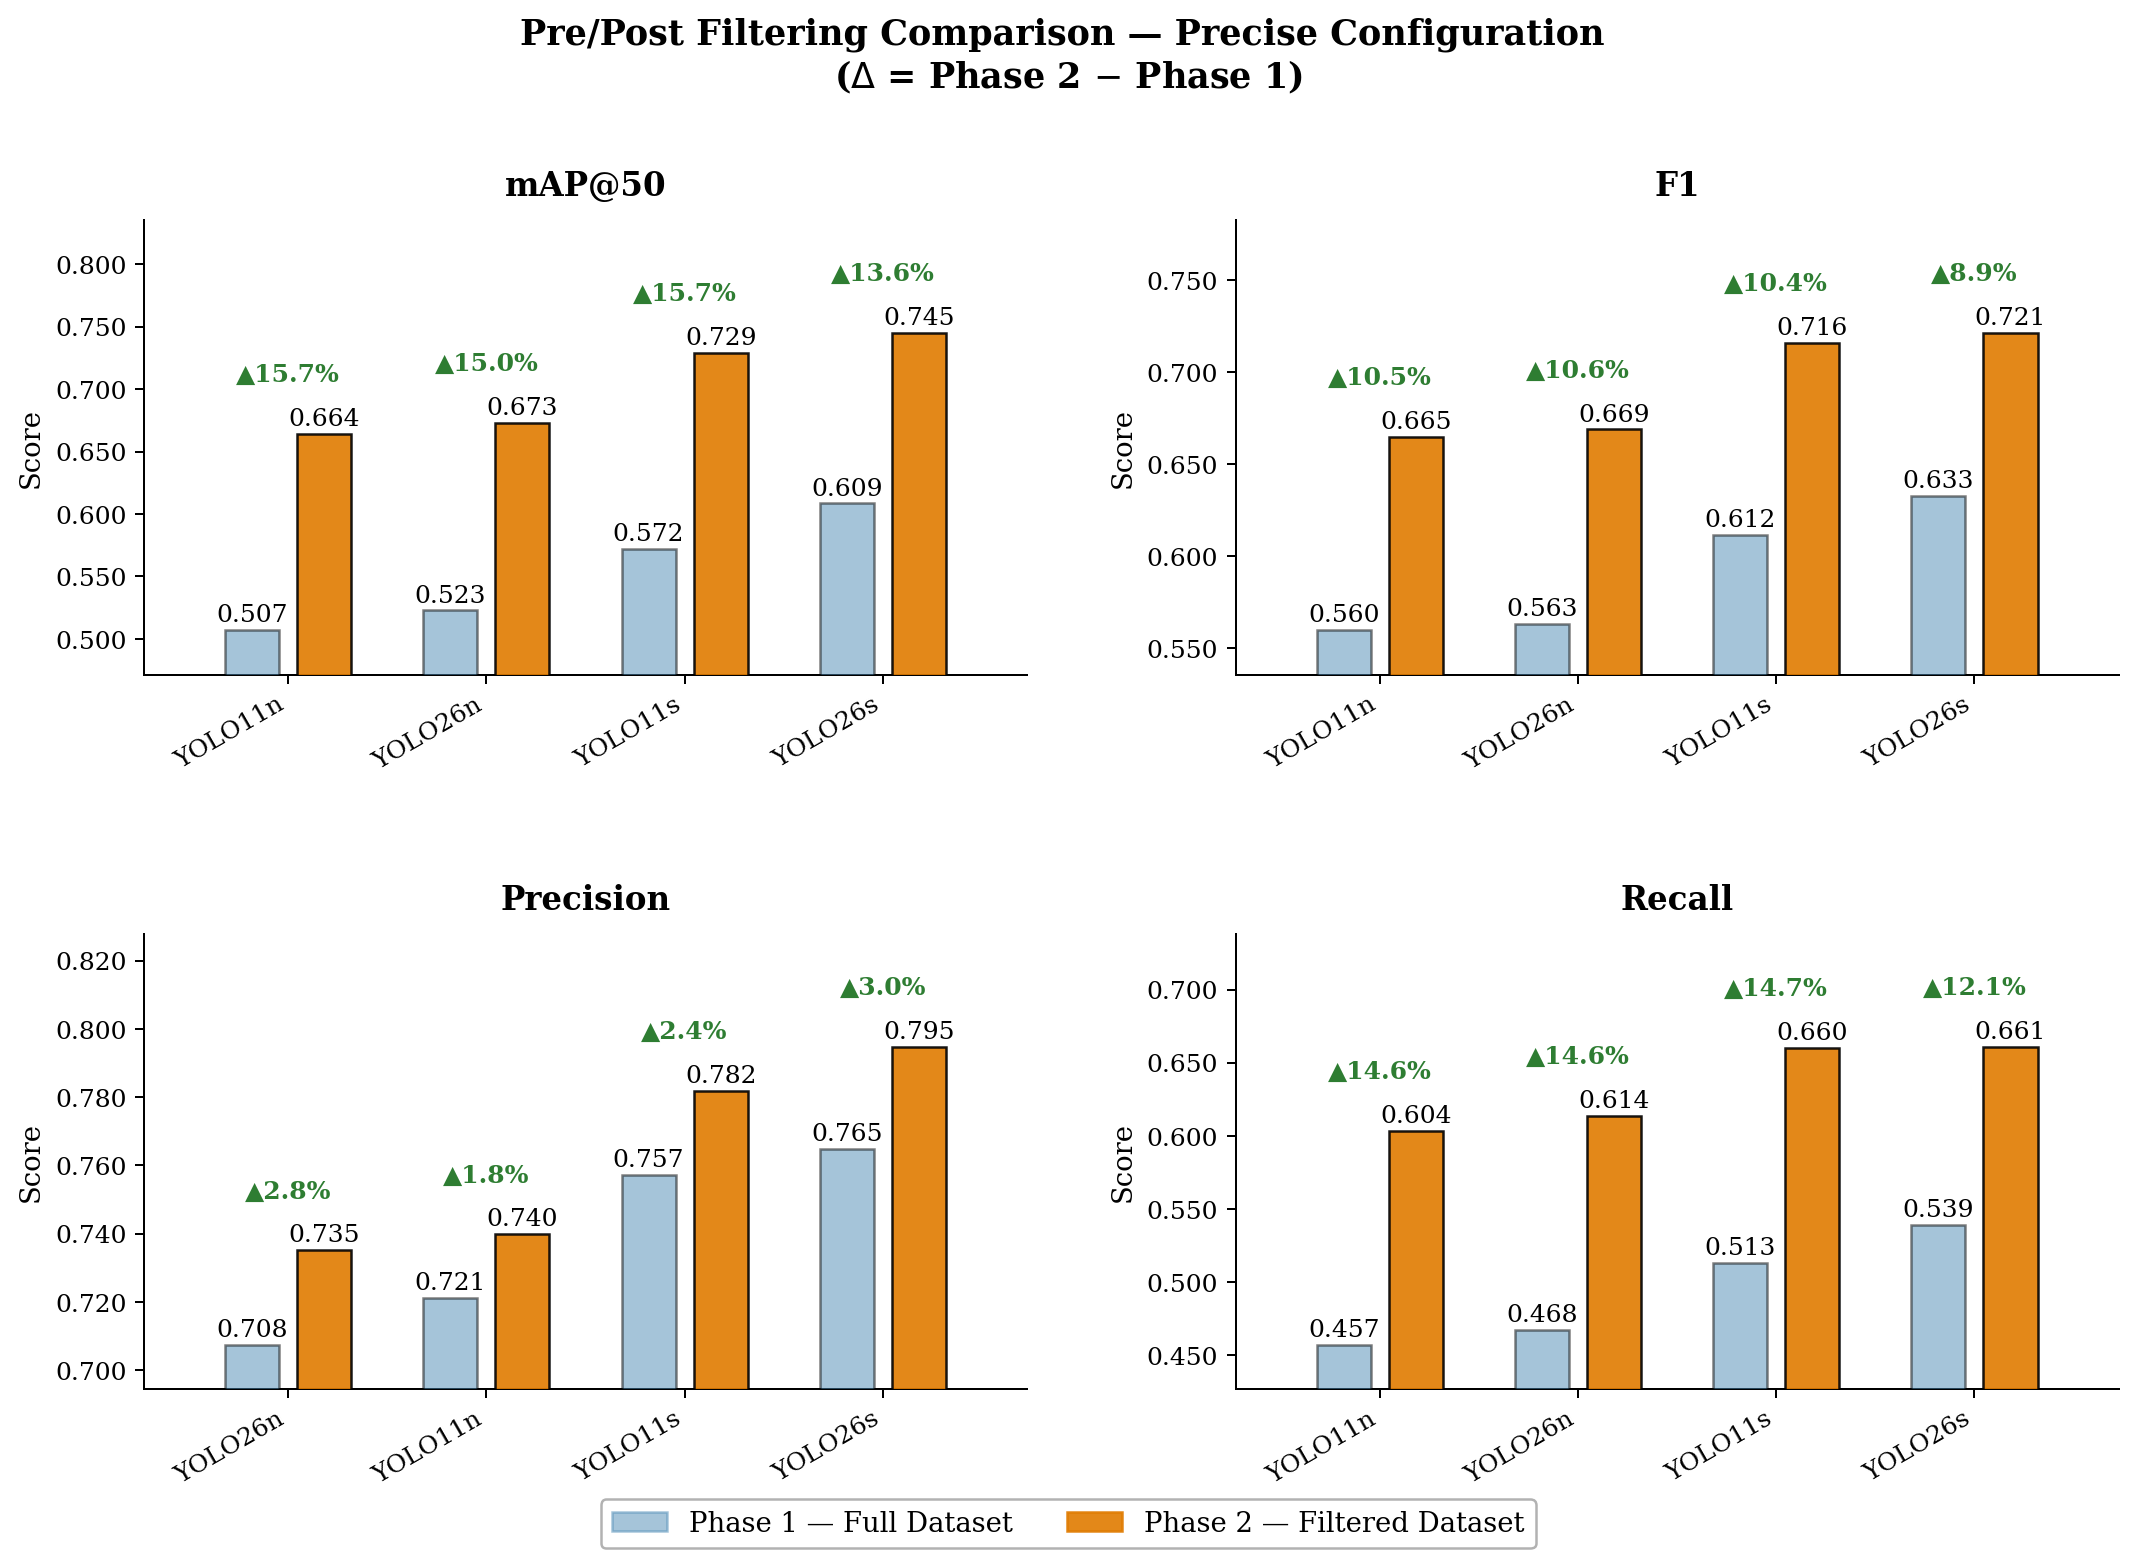

Reproduce this figure in Python.
import matplotlib
matplotlib.use('Agg')
import matplotlib.pyplot as plt
import matplotlib.patches as mpatches
import numpy as np
import warnings
warnings.filterwarnings('ignore')

plt.rcParams.update({
    'font.family': 'serif',
    'font.size': 11,
    'axes.titlesize': 13,
    'axes.labelsize': 11,
    'xtick.labelsize': 10,
    'ytick.labelsize': 10,
    'legend.fontsize': 10,
    'figure.dpi': 180,
    'axes.spines.top': False,
    'axes.spines.right': False,
    'axes.grid': True,
    'grid.alpha': 0.3,
    'grid.linestyle': '--',
})

models  = ['YOLO11n', 'YOLO11s', 'YOLO26n', 'YOLO26s']
metrics = ['mAP@50', 'F1', 'Precision', 'Recall']
fase1 = {
    'mAP@50':    [0.5068, 0.5721, 0.5228, 0.6085],
    'F1':        [0.5597, 0.6116, 0.5630, 0.6326],
    'Precision': [0.7213, 0.7573, 0.7075, 0.7647],
    'Recall':    [0.4572, 0.5129, 0.4675, 0.5391],
}
fase2 = {
    'mAP@50':    [0.6641, 0.7293, 0.6730, 0.7450],
    'F1':        [0.6648, 0.7161, 0.6690, 0.7214],
    'Precision': [0.7398, 0.7817, 0.7351, 0.7946],
    'Recall':    [0.6036, 0.6602, 0.6136, 0.6606],
}

color_f1  = '#4C8BB5'   # blue   (Phase 1)
color_f2  = '#E07B00'   # orange (Phase 2)
delta_pos = '#2E7D32'   # dark green
delta_neg = '#B71C1C'   # dark red

bar_w = 0.30
gap   = 0.10

fig, axes = plt.subplots(2, 2, figsize=(12, 8.25), )
fig.patch.set_facecolor('white')
axes = axes.flatten()

for ax, metric in zip(axes, metrics):
    ax.grid(False)
    order         = np.argsort(fase2[metric])
    sorted_models = [models[i] for i in order]
    sorted_v1     = np.array([fase1[metric][i] for i in order])
    sorted_v2     = np.array([fase2[metric][i] for i in order])

    x = np.arange(len(sorted_models)) * 1.1

    # bars
    ax.bar(x - bar_w / 2 - gap / 2, sorted_v1, bar_w,
           color=color_f1, alpha=0.5, label='Phase 1 — Full Dataset',
           zorder=3, edgecolor='black', linewidth=1)

    ax.bar(x + bar_w / 2 + gap / 2, sorted_v2, bar_w,
           color=color_f2, alpha=0.9, label='Phase 2 — Filtered Dataset',
           zorder=3, edgecolor='black', linewidth=1)

    # axis limits
    y_vals = np.concatenate([sorted_v1, sorted_v2])
    y_min  = y_vals.min()
    y_max  = y_vals.max()
    y_span = max(y_max - y_min, 1e-4)

    ax.set_ylim(max(0, y_min - y_span * 0.15),
                y_max + y_span * 0.38)

    # value labels (horizontal, black)
    for xi, (v1, v2) in enumerate(zip(sorted_v1, sorted_v2)):
        ax.text(x[xi] - bar_w / 2 - gap / 2, v1 + y_span * 0.012,
                f'{v1:.3f}', ha='center', va='bottom',
                fontsize=10, color='black', fontweight='normal')

        ax.text(x[xi] + bar_w / 2 + gap / 2, v2 + y_span * 0.012,
                f'{v2:.3f}', ha='center', va='bottom',
                fontsize=10, color='black', fontweight='normal')

        # delta annotation
        delta_pct = (v2 - v1) * 100
        if abs(delta_pct) < 0.005:
            continue
        sign = '▲' if delta_pct >= 0 else '▼'
        clr  = delta_pos if delta_pct >= 0 else delta_neg
        y_pos = max(v1, v2) + y_span * 0.16
        ax.annotate(f'{sign}{abs(delta_pct):.1f}%',
                    xy=(x[xi], y_pos), ha='center', va='bottom',
                    fontsize=10, color=clr, fontweight='bold')

    ax.set_title(metric, fontweight='bold', pad=10)
    ax.set_xticks(x)
    ax.set_xticklabels(sorted_models, rotation=30, ha='right', fontsize=10)
    ax.set_xlim(-0.8, x[-1] + 0.8)
    ax.yaxis.set_major_formatter(plt.FuncFormatter(lambda v, _: f'{v:.3f}'))
    ax.set_ylabel('Score')
fig.suptitle('Pre/Post Filtering Comparison — Precise Configuration \n($\Delta$ = Phase 2 $-$ Phase 1)',
             fontsize=14, fontweight='bold', y=1.01)

p1 = mpatches.Patch(color=color_f1, alpha=0.5, label='Phase 1 — Full Dataset', edgecolor='black', linewidth=1)
p2 = mpatches.Patch(color=color_f2, alpha=0.9, label='Phase 2 — Filtered Dataset', edgecolor='black', linewidth=1)
fig.legend(handles=[p1, p2], loc='lower center', ncol=2, fontsize=11,
           framealpha=0.9, edgecolor='#aaaaaa', bbox_to_anchor=(0.5, -0.03))

fig.tight_layout(w_pad=3, h_pad=4)
fig.savefig('yolo_comparison.png', bbox_inches='tight', facecolor='white')
plt.close()
print("Saved!")
